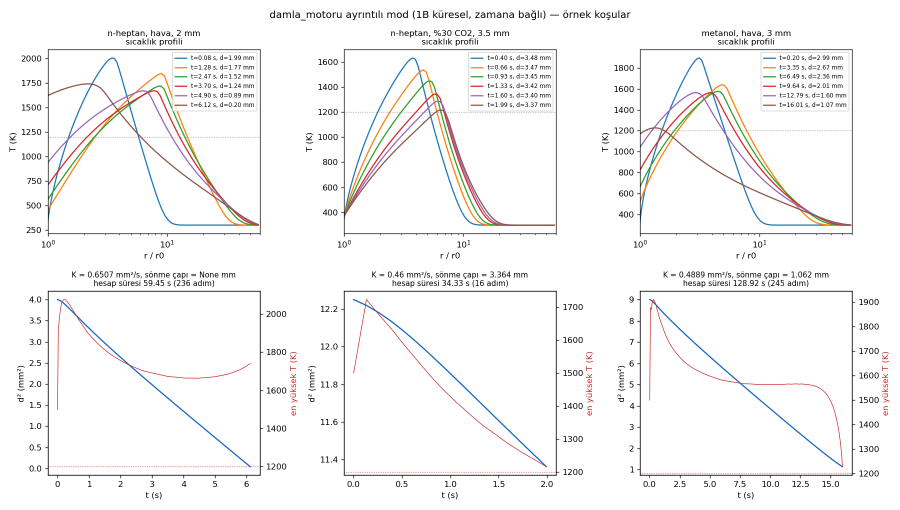
#> input picture damla_ayrintili_ornek.png, 1800 x 1020 px (shown at 1/2 size)
$ python -i flex_alev_sayisallastir.py   (imports and definitions only)
#> lines starting #> are read from the running program, lines starting #| are printed output that depends on the picture; after the words box and inside, x2 and y2 are one past the last pixel; in counts of white or black regions, pixels touching at a corner belong together
#!/usr/bin/env python3
"""
flex_alev_sayisallastir.py — NASA/TP-2015-216046 (Dietrich ve ark. 2015, "Detailed Results From the Flame
Extinguishment Experiment (FLEX) March 2009 to December 2011") Ek B grafiklerinden (Şekil 5-280, s. 29-305)
damla çapı karesi ve alev çapı geçmişlerini SAYISALLAŞTIRIR. Ham metin dosyaları psi.nasa.gov'da (kayıt gerekli),
diskte yok; grafikler PDF'de gömülü JPEG (1269x831, 220 ppi).

Yöntem (raster):
  - çerçeve: en uzun koyu sütunlar/satırlar (sol/sağ/alt eksen)
  - eksen rakamları: koyu bileşenler -> Liberation Sans ile üretilen şablonlara benzerlik (0-9, eksi) ->
    etiket değeri; etiket merkezi = ana çentik konumu -> doğrusal piksel-değer eşlemesi (3 eksen ayrı)
  - noktalar: kırmızı (damla d², sol eksen), mavi (LLUV alev çapı, sağ eksen; OH* kemilüminesans),
    yeşil (renkli kamera alev çapı, sağ eksen); içi boş halka bileşenlerinin merkezi. Gösterge (legend) kutusu
    çıkarılır.
Doğrulama (bağımsız): sayısallaştırılmış ilk d² ve d² eğimi (yanma hızı K) psi_flex_testler.csv ile karşılaştırılır.
Çıktı: damla_flex_alev_noktalar.csv (test, seri, t_s, deger), damla_flex_alev_ozet.csv (test başına alev/damla
oranı vb.). CSV'lere dokunmaz (yalnız yeni dosya yazar).
Kullanım: python3 flex_alev_sayisallastir.py [--sayfa 200] [--cekirdek 8]
"""
import argparse
import re
import subprocess
import sys
import tempfile
from pathlib import Path

import numpy as np
import pandas as pd
from PIL import Image, ImageDraw, ImageFont
from scipy import ndimage

KOK = Path(__file__).resolve().parent
RAPOR = Path("/mnt/ssd/nasaspaceapp/FLEX12/1/makaleler/20150023456.pdf")
FLEX_CSV = Path("/mnt/ssd/nasaspaceapp/FLEX12/psi_flex_testler.csv")
FONT = "/usr/share/fonts/truetype/liberation/LiberationSans-Regular.ttf"
KARAKTER = "0123456789-"
SABLON_BOY = (24, 16)          # (y, x) normalleştirilmiş şablon


def _norm(m):
    """Glifi sınırlayıcı kutusuna kırpıp 24x16'ya gerer."""
    ys, xs = np.nonzero(m)
    m = m[ys.min():ys.max() + 1, xs.min():xs.max() + 1]
    im = Image.fromarray((m * 255).astype(np.uint8)).resize(SABLON_BOY[::-1], Image.BILINEAR)
    return np.asarray(im, float) / 255, m.shape


_SABLON = None


def sablonlar():
    global _SABLON
    if _SABLON is None:
        f = ImageFont.truetype(FONT, 60)
        _SABLON = {}
        for c in KARAKTER:
            im = Image.new("L", (80, 90), 0)
            ImageDraw.Draw(im).text((10, 5), "–" if c == "-" else c, font=f, fill=255)
            _SABLON[c] = _norm(np.asarray(im) > 128)
    return _SABLON


def karakter_tani(m, ayrinti=False):
    """İkili glif -> karakter. Eksi: geniş ve alçak; '1': çok dar; diğerleri: gerilmiş şablonla en düşük fark."""
    h, w = m.shape
    if w > 1.6 * h:
        return "-"
    if w < 0.45 * h:
        return "1"
    a, _ = _norm(m)
    puan = {c: float(np.abs(a - s).mean()) for c, (s, shp) in sablonlar().items() if c not in "-1"}
    ad = min(puan, key=puan.get)
    return (ad, puan) if ayrinti else ad


def etiketler(dark, bolge, yon):
    """bolge: (y0, y1, x0, x1); yon 'yatay' (alt eksen: glifler x'te dizilir) ya da 'dikey' (sol/sağ: satırlar).
    -> [(değer, merkez_px)]"""
    y0, y1, x0, x1 = bolge
    y0, x0 = max(0, int(y0)), max(0, int(x0))
    y1, x1 = min(dark.shape[0], int(y1)), min(dark.shape[1], int(x1))
    sub = dark[y0:y1, x0:x1]
    if sub.size == 0:
        return []
    lab, n = ndimage.label(sub)
    sl = ndimage.find_objects(lab)
    glif = []
    for k, s in enumerate(sl):
        hh, ww = s[0].stop - s[0].start, s[1].stop - s[1].start
        if hh < 6 and ww < 6:
            continue
        m = lab[s] == k + 1
        glif.append({"y0": s[0].start + y0, "y1": s[0].stop + y0, "x0": s[1].start + x0, "x1": s[1].stop + x0,
                     "c": karakter_tani(m), "h": hh, "w": ww})
    if not glif:
        return []
    # rakam yüksekliği: medyan (eksi işareti hariç)
    hmed = np.median([g["h"] for g in glif if g["c"] != "-"] or [10])
    glif = [g for g in glif if g["c"] == "-" or abs(g["h"] - hmed) < 0.35 * hmed]
    # gruplama: aynı satır (dikey eksen) ya da aynı satırda yakın x (yatay eksen)
    glif.sort(key=lambda g: ((g["y0"] + g["y1"]) / 2, g["x0"]) if yon == "dikey" else (g["x0"],))
    gruplar = []
    for g in glif:
        yc = (g["y0"] + g["y1"]) / 2
        if gruplar:
            s = gruplar[-1]
            syc = np.mean([(q["y0"] + q["y1"]) / 2 for q in s])
            if abs(yc - syc) < 0.6 * hmed and g["x0"] - max(q["x1"] for q in s) < 0.9 * hmed:
                s.append(g)
                continue
        gruplar.append([g])
    out = []
    for s in gruplar:
        s.sort(key=lambda q: q["x0"])
        metin = "".join(q["c"] for q in s)
        if not re.fullmatch(r"-?\d+", metin):
            continue
        rak = [q for q in s if q["c"] != "-"]
        if yon == "dikey":
            mer = np.mean([(q["y0"] + q["y1"]) / 2 for q in rak])
        else:
            mer = (min(q["x0"] for q in rak) + max(q["x1"] for q in rak)) / 2
        out.append((float(metin), mer))
    return out


def eksen_esle(et):
    """[(değer, px)] -> (a, b) değer = a px + b; aykırı etiket (yanlış okuma) sağlam uydurmayla atılır."""
    if len(et) < 3:
        return None
    v = np.array([e[0] for e in et])
    p = np.array([e[1] for e in et])
    en = None
    for i in range(len(v)):
        for j in range(i + 1, len(v)):
            if p[i] == p[j] or v[i] == v[j]:
                continue
            a = (v[j] - v[i]) / (p[j] - p[i])
            b = v[i] - a * p[i]
            r = np.abs(a * p + b - v)
            tol = 0.15 * np.median(np.abs(np.diff(np.sort(v)))) if len(v) > 1 else 0.1
            ic = r < max(tol, 1e-6)
            if en is None or ic.sum() > en[0]:
                en = (ic.sum(), ic)
    if en is None or en[0] < 3:
        return None
    ic = en[1]
    A = np.c_[p[ic], np.ones(ic.sum())]
    a, b = np.linalg.lstsq(A, v[ic], rcond=None)[0]
    return float(a), float(b), int(ic.sum())


def renkli(a, ad):
    R, G, B = a[..., 0], a[..., 1], a[..., 2]
    if ad == "kirmizi":
        return (R > 170) & (G < 110) & (B < 110)
    if ad == "mavi":
        return (B > 170) & (R < 110) & (G < 130)
    return (G > 170) & (R < 140) & (B < 140)


def sayisallastir(jpg):
#> called with jpg = 'damla_ayrintili_ornek.png'
    a = np.asarray(Image.open(jpg).convert("RGB")).astype(int)
    H, W, _ = a.shape
    dark = a.max(2) < 100
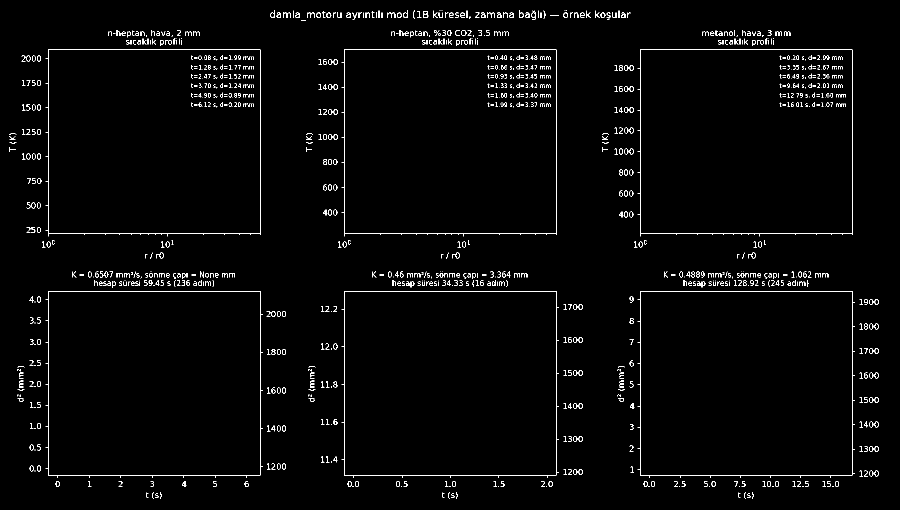
#> dark: shape (1020, 1800) bool (shown at 1/2 size); 1.8% white in thin lines or dots
    cols, rows = dark.sum(0), dark.sum(1)
#> cols = 1800 values, max 745 at index 96, min 0 at index 0, mean 18.25; rows = 1020 values, max 1283 at index 950, min 0 at index 0, mean 32.2
    # sol / sağ eksen: en uzun iki koyu sütun (birbirinden uzak)
    c = np.argsort(cols)[::-1]
#> c = 1800 values, max 1799 at index 1690, min 0 at index 1799, mean 899.5
    xl = int(c[0])
#> xl = 688
    xr = int(next(x for x in c[1:] if abs(x - xl) > W / 3))
#> xr = 1704
    xl, xr = min(xl, xr), max(xl, xr)
    r = np.argsort(rows)[::-1]
#> r = 1020 values, max 1019 at index 925, min 0 at index 1019, mean 509.5
    yb = int(next(y for y in r if y > H / 2))
#> yb = 950
    # üst kenar: çerçevenin üstü (sol eksen sütununun en üst koyu pikseli)
    ys = np.nonzero(dark[:, xl])[0]
#> ys = 745 values from 99 to 950
    yt = int(ys.min())
#> yt = 99
    et_sol = etiketler(dark, (yt - 12, yb + 14, xl - 48, xl - 3), "dikey")
#> in etiketler, `lab, n = ndimage.label(sub)`: n = 132
#> in etiketler, `sl = ndimage.find_objects(lab)`: sl = 132 items
#> the loop in etiketler, `for k, s in enumerate(sl):` made 132 passes
#> (hh, ww) on passes 2, 3, 6, 7, 10, 11, 12, 13: (1, 4), (1, 3), (1, 1), (1, 1), (1, 2), (1, 1), (1, 1), (1, 3)
#> after the loop in etiketler, `for k, s in enumerate(sl):`: glif = 49 items
#> in etiketler, `hmed = np.median([g["h"] for g in glif if g["c"] != "-"] or [10])`: hmed = 12
#> in etiketler, `glif = [g for g in glif if g["c"] == "-" or abs(g["h"] - hmed) < 0.35 ..`: glif = 48 items
#> the loop in etiketler, `for g in glif:` made 48 passes
#> (yc, syc) on passes 2 to 9: (124, 124), (124, 124), (124, 124), (124.5, 124), (174, 124.1), (174, 174), (174, 174), (174, 174)
#> after the loop in etiketler, `for g in glif:`: gruplar = 16 items
#> the loop in etiketler, `for s in gruplar:` made 16 passes
#> mer on passes 1 to 8: 124, 124.1, 174, 224, 224.1, 274, 324, 375.1
#> after the loop in etiketler, `for s in gruplar:`: out = [(1, 124), (6110, 124.1), (14110, 174), (1, 224), (2110, 224.1), (10110, 274), (6011, 324), (1011, 375.1), (4011, 425), (7, 489), (722, 618.3), (7, 693), (20, 693.2), (773, 769), (776, 844.2), (774, 919)]
#> et_sol has the same summary as out in etiketler
    et_sag = etiketler(dark, (yt - 12, yb + 14, xr + 3, xr + 48), "dikey")
#> call 2 of etiketler, with bolge = (87, 964, 1707, 1752), yon = 'dikey'
#> in etiketler (call 2), `lab, n = ndimage.label(sub)`:
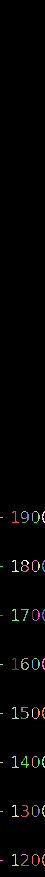
#> lab: shape (877, 45) int32; 113 distinct labels, from 0 to 112; one colour per label, 0 black
#> in etiketler (call 2), `lab, n = ndimage.label(sub)`: n = 112
#> in etiketler (call 2), `sl = ndimage.find_objects(lab)`: sl = 112 items
#> the loop in etiketler (call 2), `for k, s in enumerate(sl):` made 112 passes
#> pass 1, in _norm (call 41), `im = Image.fromarray((m * 255).astype(np.uint8)).resize(SABLON_BOY[::-..`:
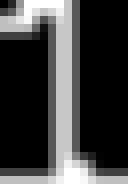
#> im: PIL image 16x24 L (shown 8 times larger); min 0, max 255, mean 69.4
#> after the loop in etiketler (call 2), `for k, s in enumerate(sl):`: glif = 43 items
#> in etiketler (call 2), `hmed = np.median([g["h"] for g in glif if g["c"] != "-"] or [10])`: hmed = 9
#> in etiketler (call 2), `glif = [g for g in glif if g["c"] == "-" or abs(g["h"] - hmed) < 0.35 ..`: glif = 41 items
#> the loop in etiketler (call 2), `for g in glif:` made 41 passes
#> (yc, syc) on passes 2 to 9: (603.5, 603), (604, 603.2), (604, 603.5), (604, 603.6), (604, 603.7), (653, 603.8), (653, 653), (653, 653)
#> the loop in etiketler (call 2), `for s in gruplar:` made 12 passes
    et_alt = etiketler(dark, (yb + 6, min(H, yb + 40), max(0, xl - 30), min(W, xr + 30)), "yatay")
    es = {"sol": eksen_esle(et_sol), "sag": eksen_esle(et_sag), "alt": eksen_esle(et_alt)}
#> the loop in eksen_esle, `for i in range(len(v)):` made 16 passes
#> the loop in eksen_esle (call 2), `for i in range(len(v)):` made 12 passes
    if any(v is None for v in es.values()):
        return None, {"hata": "eksen okunamadı", **{k: v for k, v in es.items()}}
    # gösterge kutusu: çerçeve içindeki koyu METİN bileşenleri (çentikler hariç: kenardan 28 px içeride,
    # yükseklik 8-30 px); en kalabalık kümenin sınırlayıcı kutusu + soldaki işaretler için pay
    ic = dark.copy()
    ic[:, :xl + 28] = False
    ic[:, xr - 28:] = False
    ic[:yt + 28] = False
    ic[yb - 28:] = False
#> ic: shape (1020, 1800) bool; 0.58% white in thin lines or dots, all inside (x1, y1, x2, y2) = (716, 127, 1676, 922)
    lab, n = ndimage.label(ic)
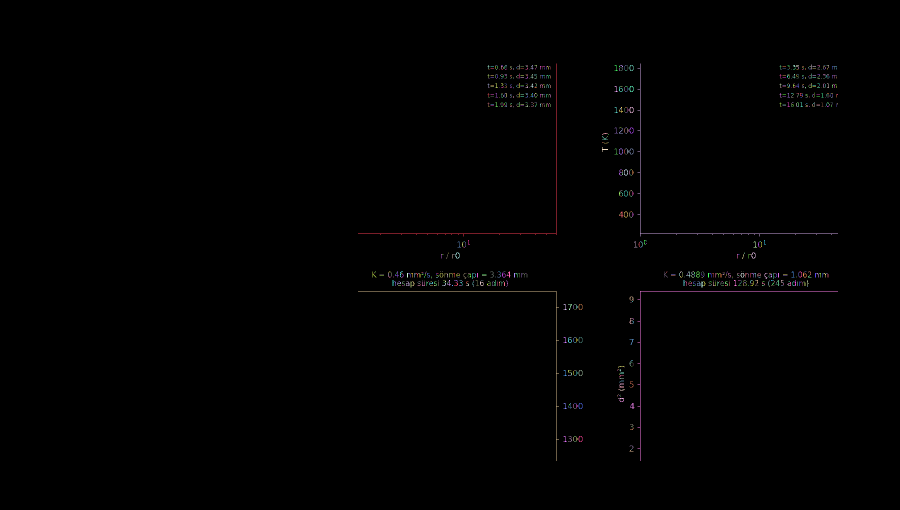
#> lab: shape (1020, 1800) int32 (shown at 1/2 size); 1155 distinct labels, from 0 to 1154; one colour per label, 0 black
    kutu = None
    if n:
        bx = [s_ for s_ in ndimage.find_objects(lab) if 8 <= s_[0].stop - s_[0].start <= 30]
        if bx:
            c = np.array([[(q[0].start + q[0].stop) / 2, (q[1].start + q[1].stop) / 2] for q in bx])
            med = np.median(c, 0)
            bx = [q for q, cc in zip(bx, c) if abs(cc[0] - med[0]) < 120 and abs(cc[1] - med[1]) < 350]
            y0 = min(q[0].start for q in bx); y1 = max(q[0].stop for q in bx)
            x0 = min(q[1].start for q in bx); x1 = max(q[1].stop for q in bx)
            kutu = (y0 - 10, y1 + 10, x0 - 45, x1 + 5)
    seri = {}
    for ad, eksen, kod in (("kirmizi", "sol", "d2"), ("mavi", "sag", "alev_lluv"), ("yesil", "sag", "alev_renk")):
        m = renkli(a, ad)
        m[:, :xl + 2] = False
        m[:, xr - 1:] = False
        m[:yt + 1] = False
        m[yb - 1:] = False
        if kutu:
            m[max(0, kutu[0]):kutu[1], max(0, kutu[2]):kutu[3]] = False
        # sütun taraması (halkalar üst üste biniyor): 3 px'lik sütun dilimlerinde rengin ortanca satırı.
        # Aynı dilimde birbirinden uzak iki küme varsa (aykırı nokta) ikisi de ayrı nokta olarak alınır.
        mer = []
        for x0_ in range(xl + 2, xr - 1, 3):
            yy = np.nonzero(m[:, x0_:x0_ + 3].any(1))[0]
            if len(yy) < 2:
                continue
            kume = np.split(yy, np.nonzero(np.diff(yy) > 12)[0] + 1)
            for k_ in kume:
                if len(k_) >= 2:
                    mer.append((float(np.median(k_)), x0_ + 1.0))
        mer = np.array(mer).reshape(-1, 2)
        if not len(mer):
            seri[kod] = np.zeros((0, 2))
            continue
        ax, bx = es["alt"][:2]
        ay, by = es[eksen][:2]
        seri[kod] = np.c_[ax * mer[:, 1] + bx, ay * mer[:, 0] + by]
        seri[kod] = seri[kod][np.argsort(seri[kod][:, 0])]
#> this loop made 3 passes
#> pass 1, in renkli, `R, G, B = a[..., 0], a[..., 1], a[..., 2]`:
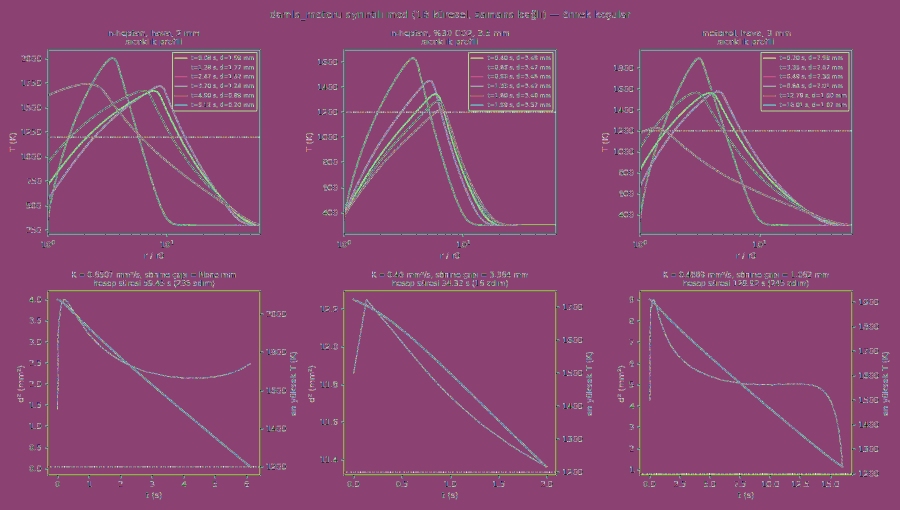
#> R: shape (1020, 1800) int64 (shown at 1/2 size); 256 distinct labels, from 0 to 255; one colour per label, 0 black
#> pass 1, in renkli, `R, G, B = a[..., 0], a[..., 1], a[..., 2]`:
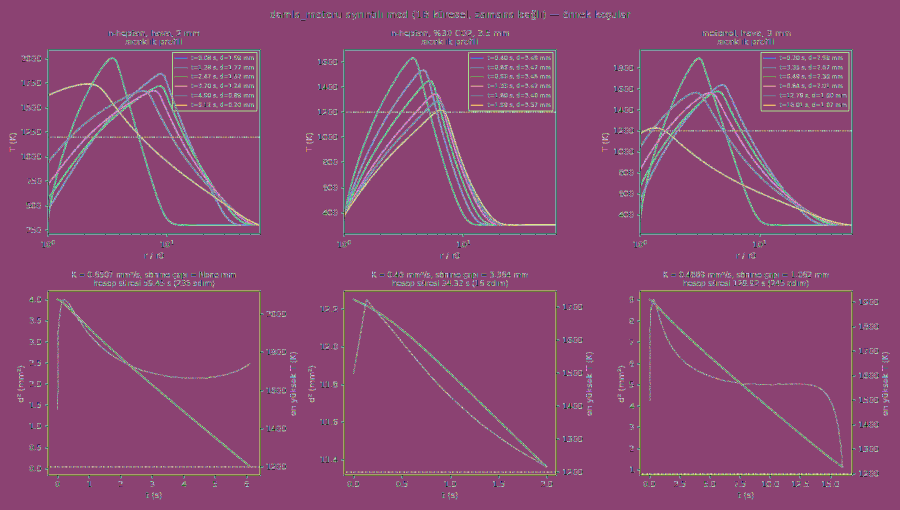
#> G: shape (1020, 1800) int64 (shown at 1/2 size); 256 distinct labels, from 0 to 255; one colour per label, 0 black
#> after the loop:
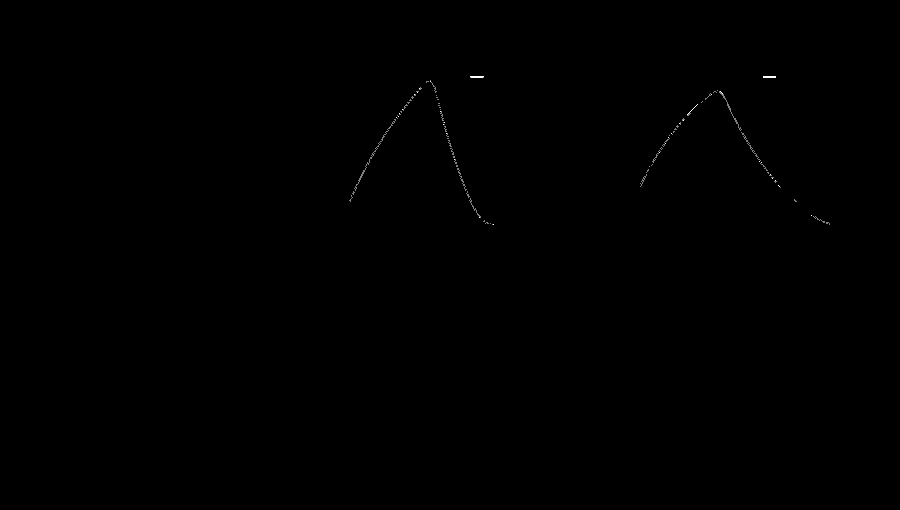
#> m: shape (1020, 1800) bool (shown at 1/2 size); 0.04% white in thin lines or dots, all inside (x1, y1, x2, y2) = (699, 152, 1660, 449)
    return seri, {"cerceve": (xl, xr, yt, yb), "eksen": es, "gosterge": kutu}


# [231 lines left out: functions sayfa_testleri, altyazi_kosulu, eslestir, _is, ozet, hedef_tablosu and 1 more, not called in this run]


# [2 lines not run here, left out]

>>> result = sayisallastir('damla_ayrintili_ornek.png')

$ run again, on damla_motoru.png
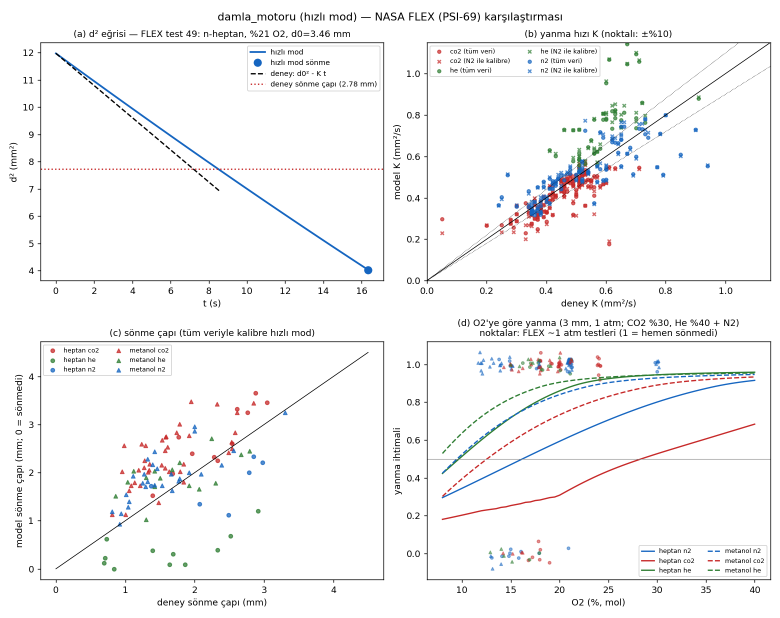
#> input picture damla_motoru.png, 1560 x 1235 px (shown at 1/2 size)
#> in sayisallastir, `dark = a.max(2) < 100`:
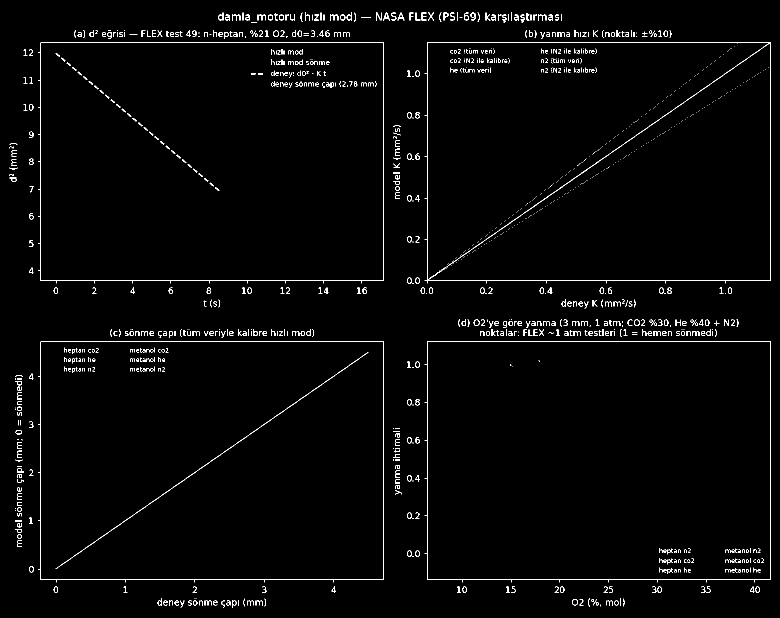
#> dark: shape (1235, 1560) bool (shown at 1/2 size); 1.7% white in thin lines or dots
#> cols = 1560 values, max 959 at index 854, min 0 at index 0, mean 21.48; rows = 1235 values, max 1385 at index 561, min 0 at index 0, mean 27.14
#> c = 1560 values, max 1559 at index 1519, min 0 at index 1559, mean 779.5
#> in sayisallastir, `xl = int(c[0])`: xl = 854
#> in sayisallastir, `xr = int(next(x for x in c[1:] if abs(x - xl) > W / 3))`: xr = 81
#> in sayisallastir, `xl, xr = min(xl, xr), max(xl, xr)`: xr = 854
#> r = 1235 values, max 1234 at index 1147, min 0 at index 1234, mean 617
#> yb = 1159
#> in sayisallastir, `ys = np.nonzero(dark[:, xl])[0]`: ys = 954 values from 85 to 1159
#> yt = 85
#> sub: shape (1100, 45) bool; 3.3% white in thin lines or dots
#> lab: shape (1100, 45) int32; 95 distinct labels, from 0 to 94
#> n = 94
#> sl = 94 items
#> the loop in etiketler, `for k, s in enumerate(sl):` made 94 passes
#> (hh, ww) on passes 3, 6, 9, 10, 13, 14, 16, 17: (1, 2), (1, 2), (1, 2), (1, 3), (1, 2), (1, 2), (1, 2), (2, 2)
#> after the loop in etiketler, `for k, s in enumerate(sl):`: glif = 63 items
#> hmed = 10
#> in etiketler, `glif = [g for g in glif if g["c"] == "-" or abs(g["h"] - hmed) < 0.35 ..`: glif = 60 items
#> the loop in etiketler, `for g in glif:` made 60 passes
#> (yc, syc) on passes 2 to 9: (105.5, 105.5), (160.5, 105.5), (160.5, 160.5), (214.5, 160.5), (214.5, 214.5), (267.5, 214.5), (270, 267.5), (323.5, 268.8)
#> after the loop in etiketler, `for g in glif:`: gruplar = 43 items
#> the loop in etiketler, `for s in gruplar:` made 43 passes
#> mer on passes 1 to 8: 105.5, 160.5, 214.5, 268.8, 323.5, 378.5, 433, 487.5
#> after the loop in etiketler, `for s in gruplar:`: out = 26 pairs, first value -7 to 77, second value 105.5 to 1138.5
#> et_sol has the same summary as out in etiketler
#> sub: shape (1100, 45) bool; 0.67% white in thin lines or dots
#> lab: shape (1100, 45) int32; 22 distinct labels, from 0 to 21
#> the loop in etiketler (call 2), `for k, s in enumerate(sl):` made 21 passes
#> (hh, ww) on passes 2, 3, 5, 7, 8, 9, 11, 12: (5, 1), (5, 1), (1, 1), (1, 1), (2, 3), (1, 1), (1, 1), (1, 1)
#> the loop in etiketler (call 2), `for g in glif:` made 7 passes
#> (yc, syc) on passes 2 to 7: (140, 85.5), (555.5, 140), (561.5, 555.5), (581.5, 561.5), (683.5, 581.5), (1159.5, 683.5)
#> the loop in etiketler (call 2), `for s in gruplar:` made 7 passes
#> mer on passes 2, 3, 5: 140, 555.5, 581.5
#> et_sag = [(1, 140), (7, 555.5), (0, 581.5)]
#> sub: shape (34, 833) bool; 0.68% white in thin lines or dots, all inside (x1, y1, x2, y2) = (56, 8, 621, 34)
#> lab: shape (34, 833) int32; 15 distinct labels, from 0 to 14
#> the loop in etiketler (call 3), `for k, s in enumerate(sl):` made 14 passes
#> (hh, ww) on passes 4, 7, 10, 11, 12, 13, 14: (2, 5), (3, 2), (2, 2), (1, 1), (1, 2), (2, 1), (2, 2)
#> pass 3, in _norm (call 50), `im = Image.fromarray((m * 255).astype(np.uint8)).resize(SABLON_BOY[::-..`:
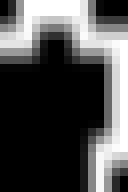
#> im: PIL image 16x24 L (shown 8 times larger); min 0, max 255, mean 77.9
#> et_alt = [(2, 389.5), (0, 389.5), (0, 528.5), (4, 529.5)]
#> v = 26 values, max 77 at index 1, min -7 at index 22, mean 11.81
#> p = 26 values from 105.5 to 1138.5
#> the loop in eksen_esle, `for i in range(len(v)):` made 26 passes
#> the loop in eksen_esle (call 2), `for i in range(len(v)):` made 3 passes
